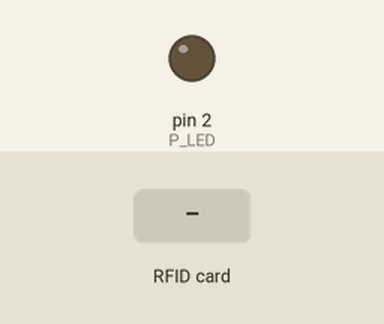
A sketch run on a simulated Arduino Uno, built with avr-gcc and run on an emulated ATmega328P. Parts: output pins drawn as LEDs (lit = HIGH). Inputs (shaded band) come from the test bench. Pins used as bus, display or sensor lines are not drawn; what the sketch prints to the serial monitor is not drawn.

Above: at 1.2 s.
1.3 s: RFID card A6 A1 A0 BB held to the reader
At 2.4 s:
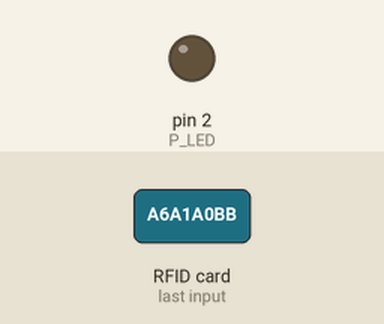
4.3 s: RFID card F0 8D 0F 7C held to the reader
At 5.5 s:
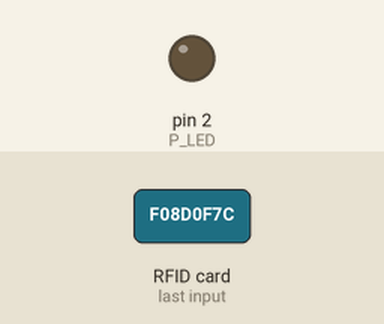
Timing chart, 0 to 7.3 s (numbered marks = the images above; inputs shaded):
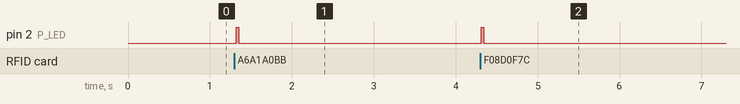

The sketch:

axueRFID20180220.ino
```cpp
/*
Date 2017-09-05
Arduino UNO
MRC522 RFID chip


*/


#include <SPI.h>
#include <MFRC522.h>     // 引用程式庫
//#include <Servo.h>         // 引用伺服馬達程式庫

#define RST_PIN      9  // 讀卡機的重置腳位
#define SS_PIN       10  // 晶片選擇腳位
//#define SERVO_PIN    2   // 伺服馬達的控制訊號接腳
#define P_LED			2
bool lockerSwitch = 0;  //false;  // 伺服馬達的狀態

//Servo servo;    // 宣告伺服馬達物件

struct RFIDTag {   // 定義結構
   byte uid[4];
   char *name;
};

struct RFIDTag tags[] = {  // 初始化結構資料，請自行修改RFID識別碼。
  {{0xA6,0xA1,0xA0,0xBB}, "Huang 1"},
  {{0xF0,0x8D,0x0F,0x7C}, "Huang 2"},
  {{21,8,10,83}, "Espruino"}
};

byte totalTags = sizeof(tags) / sizeof(RFIDTag);  // 計算結構資料筆數，結果為3。

MFRC522 mfrc522(SS_PIN, RST_PIN);  // 建立MFRC522物件

// 開鎖或關鎖
void locker(bool toggle) {
  if (toggle) {
	  digitalWrite(P_LED,HIGH);
   Serial.println("open the door !!");
 //     servo.write(90);  // 開鎖
  } else {
 //     servo.write(0);   // 關鎖
   Serial.println("Close the door !!");
	  digitalWrite(P_LED,LOW);
  }
//  delay(15);    // 等伺服馬達轉到定位
}

void setup() {
	pinMode(P_LED,OUTPUT);
  Serial.begin(115200);
  Serial.println();
  Serial.print("size of RFIDTag:");
  Serial.println(sizeof(RFIDTag));
  Serial.print("size of tag:");
  Serial.println(sizeof(tags));
  Serial.println("RFID reader is ready!");

  SPI.begin();
  mfrc522.PCD_Init();       // 初始化MFRC522讀卡機模組
 // servo.attach(SERVO_PIN);  // 將伺服馬達物件附加在數位2腳
//  locker(lockerSwitch);
}

void loop() {

//    if (mfrc522.PICC_IsNewCardPresent())
//    {
//      Serial.println("card!!");
//    }
    if (mfrc522.PICC_ReadCardSerial())
    {
      Serial.println("Read card");
    }
//    while(1);
    // 確認是否有新卡片
    if (mfrc522.PICC_IsNewCardPresent() && mfrc522.PICC_ReadCardSerial() ) {
      byte *id = mfrc522.uid.uidByte;   // 取得卡片的UID
      byte idSize = mfrc522.uid.size;   // 取得UID的長度
      bool foundTag = false;    // 是否找到紀錄中的標籤，預設為「否」。

      for (byte i=0; i<totalTags; i++) {
        if (memcmp(tags[i].uid, id, idSize) == 0) {  // 比對陣列資料值
          Serial.println(tags[i].name);  // 顯示標籤的名稱
          foundTag = true;  // 設定成「找到標籤了！」
        digitalWrite(P_LED,HIGH);

//          lockerSwitch = 1;  //!lockerSwitch;  // 切換鎖的狀態
//          locker(lockerSwitch);          // 開鎖或關鎖
          break;  // 退出for迴圈
        }
      }

      if (!foundTag) {  									// 若掃描到紀錄之外的標籤，則顯示"Wrong card!"。
							Serial.println("Wrong card!");
            digitalWrite(P_LED,LOW);
					}

//					    mfrc522.PICC_HaltA();  // 讓卡片進入停止模式
    } else {
      mfrc522.PICC_HaltA();  // 讓卡片進入停止模式
          Serial.println("no date");
			      digitalWrite(P_LED,LOW);
//		        lockerSwitch = 0;
	}
//            delay(1000);
//          Serial.println("READY WAIT!!");
// 	while ( (mfrc522.PICC_IsNewCardPresent() ==1) && (mfrc522.PICC_ReadCardSerial() ==1));
//          Serial.println("no date");
//              mfrc522.PICC_HaltA();  // 讓卡片進入停止模式
//			      digitalWrite(P_LED,LOW);


}
```

Measured:
- after the input at 1.3 s, pin 2 (P_LED): LOW → HIGH at once, → LOW 0.03 s later
- after the input at 4.3 s, pin 2 (P_LED): LOW → HIGH at once, → LOW 0.03 s later
